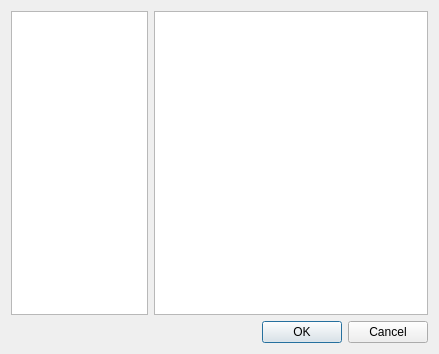
<?xml version="1.0" encoding="UTF-8"?>
<ui version="4.0">
 <class>CustomPalettes</class>
 <widget class="QDialog" name="CustomPalettes">
  <property name="geometry">
   <rect>
    <x>0</x>
    <y>0</y>
    <width>439</width>
    <height>354</height>
   </rect>
  </property>
  <property name="windowTitle">
   <string>Palette Editor</string>
  </property>
  <property name="windowIcon">
   <iconset resource="morningstar.qrc">
    <normaloff>:/rsrc/rcx-icon.png</normaloff>:/rsrc/rcx-icon.png</iconset>
  </property>
  <layout class="QVBoxLayout" name="verticalLayout_2">
   <item>
    <layout class="QHBoxLayout" name="horizontalLayout" stretch="1,2">
     <item>
      <layout class="QVBoxLayout" name="paletteListContainer">
       <item>
        <widget class="QListWidget" name="listPals"/>
       </item>
      </layout>
     </item>
     <item>
      <layout class="QVBoxLayout" name="paletteViewContainer">
       <item>
        <widget class="QListWidget" name="listColors">
         <property name="uniformItemSizes">
          <bool>true</bool>
         </property>
        </widget>
       </item>
      </layout>
     </item>
    </layout>
   </item>
   <item>
    <widget class="QDialogButtonBox" name="buttonBox">
     <property name="orientation">
      <enum>Qt::Horizontal</enum>
     </property>
     <property name="standardButtons">
      <set>QDialogButtonBox::Cancel|QDialogButtonBox::Ok</set>
     </property>
    </widget>
   </item>
  </layout>
 </widget>
 <resources>
  <include location="morningstar.qrc"/>
 </resources>
 <connections>
  <connection>
   <sender>buttonBox</sender>
   <signal>accepted()</signal>
   <receiver>CustomPalettes</receiver>
   <slot>accept()</slot>
   <hints>
    <hint type="sourcelabel">
     <x>248</x>
     <y>254</y>
    </hint>
    <hint type="destinationlabel">
     <x>157</x>
     <y>274</y>
    </hint>
   </hints>
  </connection>
  <connection>
   <sender>buttonBox</sender>
   <signal>rejected()</signal>
   <receiver>CustomPalettes</receiver>
   <slot>reject()</slot>
   <hints>
    <hint type="sourcelabel">
     <x>316</x>
     <y>260</y>
    </hint>
    <hint type="destinationlabel">
     <x>286</x>
     <y>274</y>
    </hint>
   </hints>
  </connection>
 </connections>
</ui>
